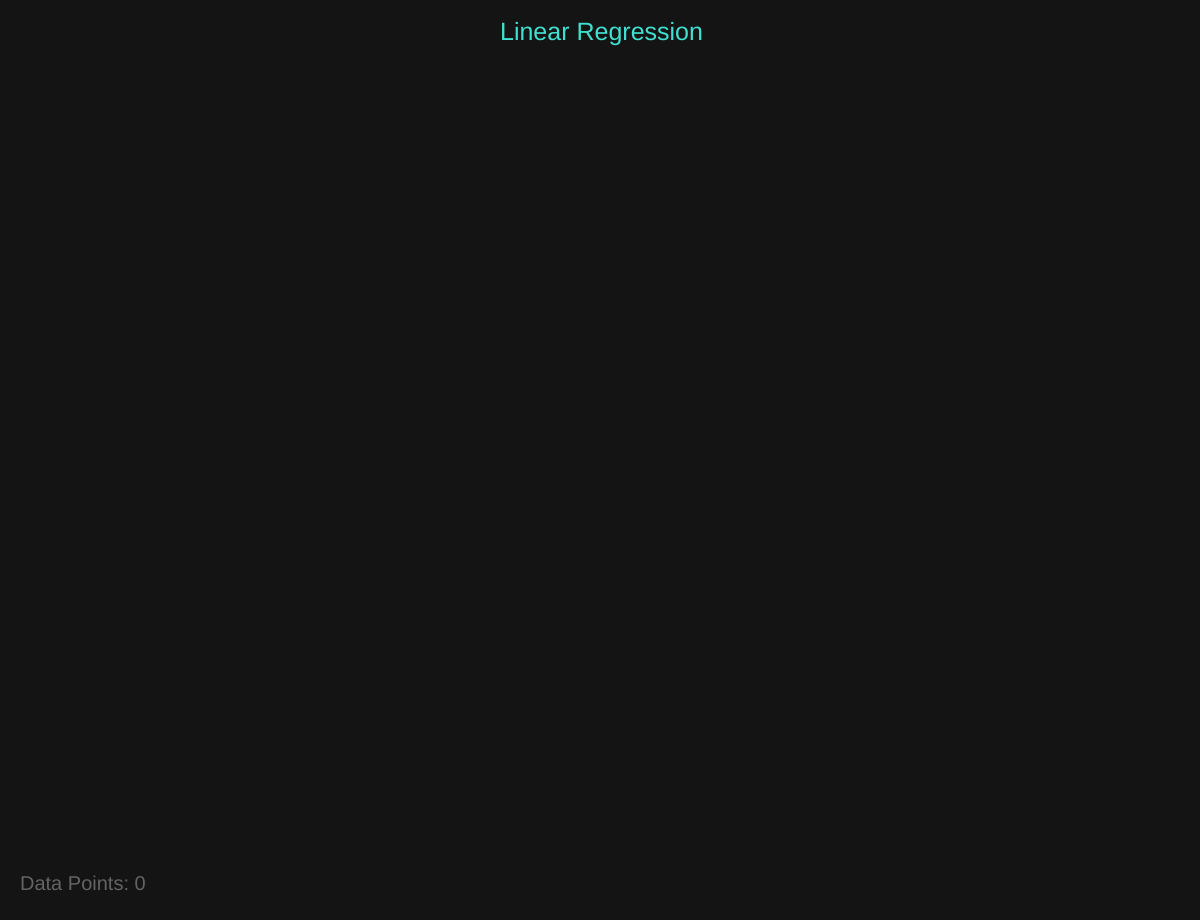
Frame 1 (no input)
Frame 60 (no input): identical to frame 1, image omitted
Frame 120 (the mouse pressed at the canvas centre since frame 60): identical to frame 1, image omitted

The p5.js sketch that drew this single still picture (run headless with seeded random() and noise() and a simulated clock; from frame 60 on, the mouse is pressed at the canvas centre):

// p5.js sketch
// ── sketch.js
var X = [];
var Y = [];
var colors = ['#e6194b', '#3cb44b', '#ffe119', '#4363d8', '#f58231',
			 '#911eb4', '#46f0f0', '#f032e6', '#bcf60c', '#fabebe',
			 '#008080', '#e6beff', '#9a6324', '#fffac8', '#800000', 
			 '#aaffc3', '#808000', '#ffd8b1', '#000075', '#808080', 
			 '#ffffff', '#000000']

var T;
var learningRate = 0.00005;
let button;
function setup () {
  createCanvas(windowWidth, windowHeight-80);
  T = [Math.random(height), 4.0];
  button = createButton('Random Points');
  button.mousePressed(function() {
  	let increment = 5;
  	for (var i = 0; i < 100; i++) {
  	X.push(random(increment, width));
  	Y.push(random(increment, height-increment));
  	increment+=5;
  }
  })
}

function draw () {
  background(20);

  fill('#40e0d0');
  noStroke();
  textFont('arial');
  textSize(25);
  text("Linear Regression", width/2 - 100, 40);
  textSize(20);
  fill(100);
  text(`Data Points: ${X.length}`, 20, height - 30)
  textSize(15);
  noFill();
  noStroke();

  plotData();
  if (X.length >= 2) {
    gradientDescent();
    fit();
    // console.log(cost());
  }
  noFill();
}

function mouseClicked () {
	if(mouseX>0 && mouseX<width && mouseY>0 && mouseY<height){
  X.push(mouseX);
  Y.push(mouseY);
}
}

function gradientDescent () {
  T[0] -= learningRate * gradient(0) * 10000;
  T[1] -= learningRate * gradient(1) * 0.01;
}

function gradient (n) {
  ans = 0.0;
  for (var i = 0; i < X.length; i++) {
    if (n == 0) {
      ans += (h(X[i]) - Y[i]);
    } else if (n == 1) {
      ans += (h(X[i]) - Y[i]) * X[i];
    }
  }
  // console.log(ans);
  return ans / X.length;
}

function cost () {
  ans = 0.0;
  for (var i = 0; i < X.length; i++) {
    ans += (h(X[i]) - Y[i]) * (h(X[i]) - Y[i]);
  }
  return ans / X.length;
}

function fit () {
  x1 = 0;
  y1 = Math.trunc(h(x1));
  x2 = width;
  y2 = Math.trunc(h(x2));

  stroke(255);
  line(x1, y1, x2, y2);
}

function h (x) {
  return T[0] + T[1] * x;
}


function plotData () {
  noStroke();
  fill('#40e0d0');
  for (var i = 0; i < X.length; i++) {
    ellipse(X[i], Y[i], 10);
  }
  noFill();
}

function setRadomly () {
  T[0] = Math.tan(Math.random(Math.PI));
  T[1] = Math.random(20);
}

// ── style.css
html, body {
  margin: 0;
  padding: 0;
  background-color: #f1f1f1;
}
canvas {
  display: block;
}

button{
	position: relative;
	height: 40px;
	width: 100px;
	top: 20px;
	left: 50%;
	background: #f1f1f1;
	border:none;
	border-radius: 20px;
	/*border: 2px #3cb44b solid;*/
	box-shadow: 5px 5px 5px #c7c4bb,-5px -5px 5px #ffffff ;
}
